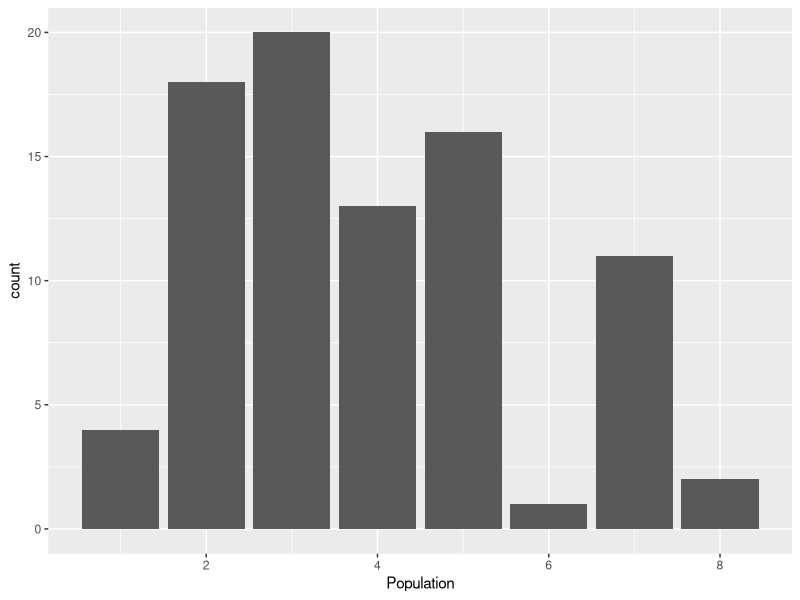
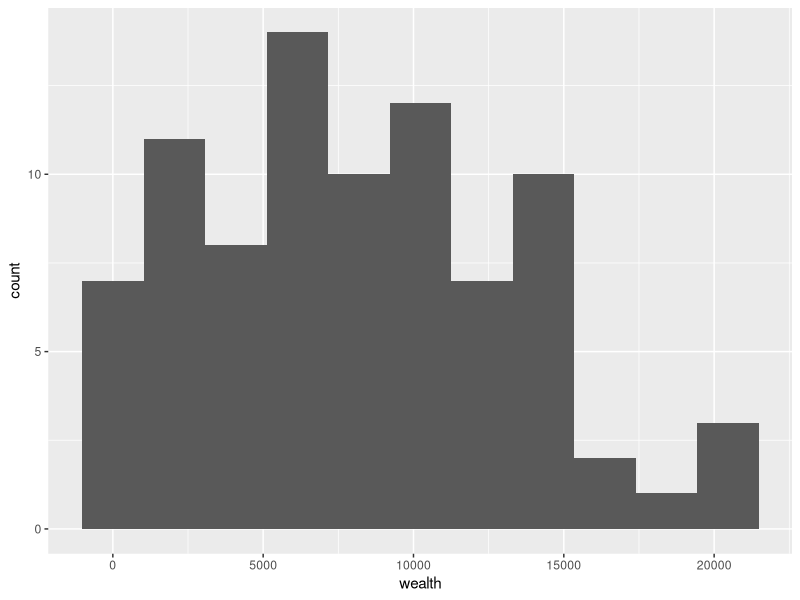
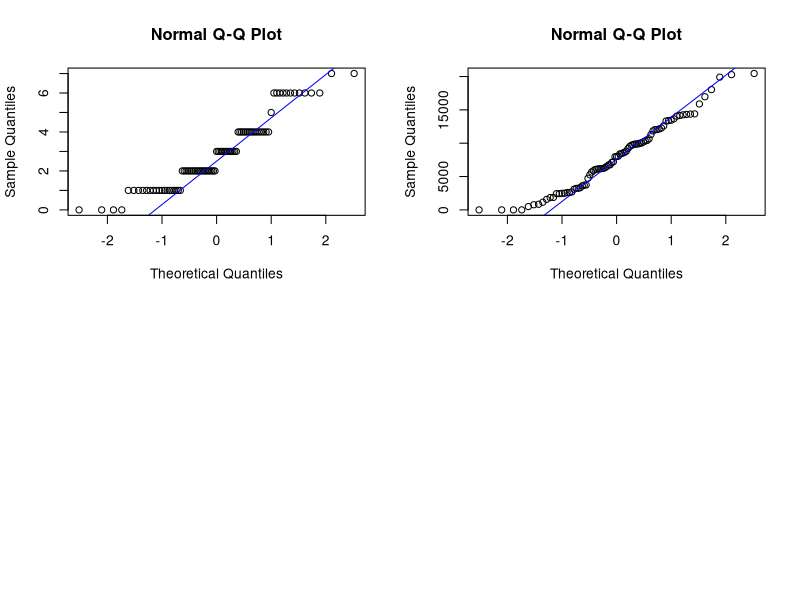

Write the R code that produced these figures, in order.
## ---- chunk 1
knitr::opts_chunk$set(echo = TRUE)
## ---- chunk 2
set.seed(2023)
sample(1:1243,10,replace = F)
## ---- chunk 3
pilot<-read.csv("pilot.csv")
Y_pilot<-pilot$population
X_pilot<-pilot$wealth
#Let v denote the pre-sample estimate for sigma
v_Y<-var(Y_pilot)
v_X<-var(X_pilot)
N<-1229
alpha<-0.05
d1<-0.4; d2<-450; d3<-2000; d4<-2500000
zsqaure<-qnorm(0.975)*qnorm(0.975) 
n1<-1/(1/N+d1^2/(v_Y*zsqaure)*(1-1/N)) 
n2<-1/(1/N+d2^2/(N^2*v_Y*zsqaure)*(1-1/N)) 
n3<-1/(1/N+d3^2/(v_X*zsqaure)*(1-1/N))
n4<-1/(1/N+d4^2/(N^2*v_X*zsqaure)*(1-1/N)) 
n1;n2;n3;n4
n<-85 #our sample size
## ---- chunk 4
set.seed(3011)
survey<-sample(1:1229,n)
survey
## ---- chunk 5
library(ggplot2)
sampledata<-read.csv("sampledata.csv")
sampledata
Y<-sampledata$population
#put the number of people lived in the house of our sample into Y
X<-sampledata$wealth
#put the summation of wealth of people lived in a house of our sample into X
max(Y); min(Y)
yv<-NULL
for (i in 0:7)  yv<-c(yv,length(Y[Y==i]) )
max(X); min(X)
xv<-NULL
for (i in 0:11)  xv<-c(xv,length(X[X>=(2000*i) & X<=(2000*(i+1))]) )
dfy=data.frame(Population=seq(0:7),count=yv)
par(mfrow=c(2,2))
ggplot(data=dfy,mapping = aes(x=Population,y=count))+geom_bar(stat = "identity")
ggplot(data=sampledata,mapping = aes(x=wealth))+geom_histogram(bins = 11)
qqnorm(Y)
qqline(Y, col="blue")
qqnorm(X)
qqline(X, col="blue")
Y_bar<-mean(Y)
Y_bar; var(Y)
var_Y_bar<-(1-n/N)*var(Y)/n
var_Y_bar
X_bar<-mean(X)
X_bar; var(X)
var_X_bar<-(1-n/N)*var(X)/n
var_X_bar
## ---- chunk 6
tau_Y_head<-N*Y_bar
tau_Y_head
var_tau_Y_head<-N^2*(1-n/N)*var(Y)/n
var_tau_Y_head
#CI for total population 
tau_Y_head+qnorm(0.975)*sqrt(var_tau_Y_head)
tau_Y_head-qnorm(0.975)*sqrt(var_tau_Y_head)
tau_X_head<-N*X_bar
tau_X_head
var_tau_X_head<-N^2*(1-n/N)*var(X)/n
var_tau_X_head
#CI for total wealth
tau_X_head+qnorm(0.975)*sqrt(var_tau_X_head)
tau_X_head-qnorm(0.975)*sqrt(var_tau_X_head)
